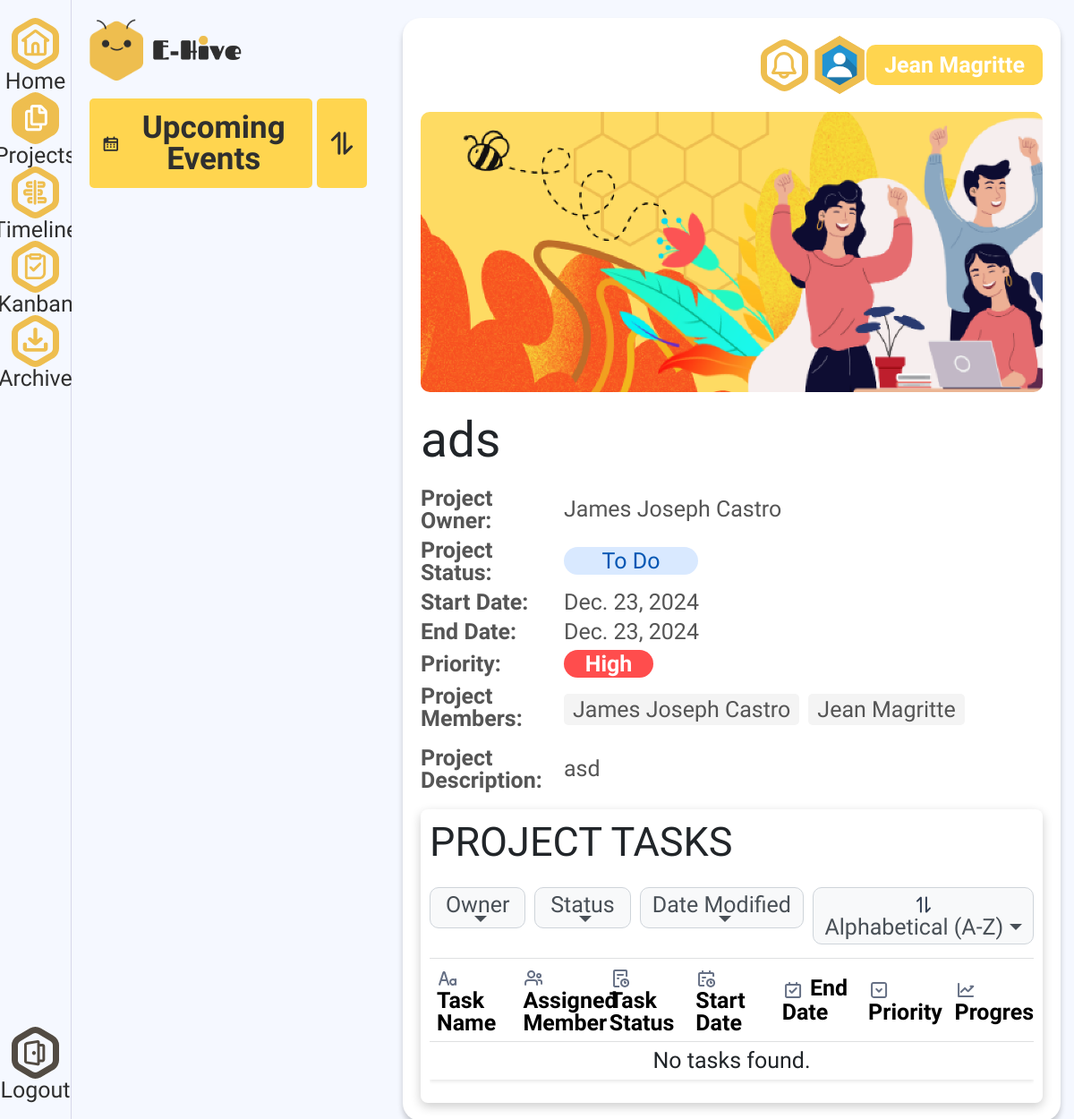
The app's page /my_app/view_proj/2/ (signed in) with its own data.
### my_app/models.py (models this page shows, shortened)
class Project(models.Model):
    project_name = models.CharField(max_length=100)
    project_description = models.TextField(null=True)
    start_date = models.DateField()
    end_date = models.DateField()
    PROJECT_STATUS_CHOICES = [
        ('TO_DO', 'To Do'),
        ('IN_PROGRESS', 'In Progress'),
        ('COMPLETED', 'Completed'),
        ('CANCELLED', 'Cancelled'),
    ]
    project_status = models.CharField(max_length=20, choices=PROJECT_STATUS_CHOICES, default='TO_DO')
    PROJECT_PRIORITY_CHOICES = [
        ('LOW', 'Low'),
        ('MEDIUM', 'Medium'),
        ('HIGH', 'High'),
    ]
    project_priority = models.CharField(max_length=10, choices=PROJECT_PRIORITY_CHOICES, default='MEDIUM')
    user = models.ForeignKey('User', on_delete=models.CASCADE, related_name='projects')
    background = models.CharField(max_length=255, blank=True, null=True)
    is_archived = models.BooleanField(default=False)

class User(models.Model):
    first_name = models.CharField(max_length=100)
    last_name = models.CharField(max_length=100)
    email = models.EmailField(unique=True)
    password = models.CharField(max_length=128)
    birthday = models.DateField()
    picture = models.CharField(
        max_length=255,
        blank=True,
        null=True,
        default='/static/profile_pictures/default_profile.jpg'
    )

class ProjectMembership(models.Model):
    user = models.ForeignKey('User', on_delete=models.CASCADE, related_name='memberships')
    project = models.ForeignKey('Project', on_delete=models.CASCADE, related_name='memberships')
    MEMBERSHIP_ROLE_CHOICES = [
        ('MANAGER', 'Manager'),
        ('MEMBER', 'Member'),
    ]
    membership_role = models.CharField(max_length=20, choices=MEMBERSHIP_ROLE_CHOICES, default='MEMBER')
    is_accepted = models.BooleanField(default=False)

### my_app/views.py (the view)
# urls.py: path('view_proj/<int:project_id>/', views.view_proj, name='view_proj'),
def view_proj(request, project_id):
    template = "view_proj.html"
    user_id = request.session.get('user_id')
    if not user_id:
        return redirect('login')
    project = get_object_or_404(Project, id=project_id)
    membership = ProjectMembership.objects.filter(user_id=user_id, project=project).first()
    if not membership or not membership.is_accepted:
        return redirect('project')
    tasks = Task.objects.filter(project=project).prefetch_related('task_assignments__user')
    accepted_memberships = ProjectMembership.objects.filter(project=project, is_accepted=True)
    context = {
        "title": "E-Hive",
        'project': project,
        'is_manager': membership.membership_role == 'MANAGER',
        'tasks': tasks,
        'accepted_memberships': accepted_memberships,
    }
    return render(request, template, context)

### my_app/context_processors.py (called while the page is built, shortened)
def user_context(request):
    if 'user_id' in request.session:
        try:
            user = User.objects.get(id=request.session['user_id'])
            user_name = f"{user.first_name} {user.last_name}"
            default_picture = '/static/profile_pictures/default_profile.jpg'
            user_profile = user.picture if user.picture else default_picture
            return {
                'user_name': user_name,
                'user_birthday': user.birthday.strftime('%B %d, %Y') if user.birthday else None,
                'user_email': user.email,
                'user_profile': user_profile,
            }
        except User.DoesNotExist:
            pass

def notifications_context(request):
    if 'user_id' in request.session:
        user = User.objects.get(id=request.session['user_id'])
        return {
            'notifications': Notification.objects.filter(user=user, is_read=False)
        }
    return {'notifications': []}

### my_app/templates/view_proj.html (shortened to what this page needs)
{% extends 'base.html' %}
{% block content %}
{% load static %}
<link rel="stylesheet" href="{% static 'css/view_proj.css' %}">
<link href="https://cdn.jsdelivr.net/npm/bootstrap@5.3.0-alpha1/dist/css/bootstrap.min.css" rel="stylesheet">
<div class="dashboard">
    <main>
        <header>
            <div class="out-welcome">
                <div class="welcome" style="background: url({% static 'img/banner/timeline.png' %}) no-repeat center center; background-size: cover;"></div>
            </div>
        {% include 'profile_temp.html' %}
    </header>
    <div class="project-header">
      <h1 id="projectTitle">{{ project.project_name }}</h1>
  </div>
  <div class="project-details">
      <div class="project-info">
        <div class="rows">
          <span><strong>Project Owner:</strong></span>
          <span id="projectOwner">{{ project.user.first_name }} {{ project.user.last_name }}</span>
      </div>
      <div class="rows">
          <span><strong>Project Status:</strong></span>
          <span id="projectStatus" class="status">{{ project.get_project_status_display }}</span>
      </div>
      <div class="rows">
          <span><strong>Start Date:</strong></span>
          <span id="projectStartDate">{{ project.start_date }}</span>
      </div>
      <div class="rows">
          <span><strong>End Date:</strong></span>
          <span id="projectEndDate">{{ project.end_date }}</span>
      </div>
      <div class="rows">
          <span><strong>Priority:</strong></span>
          <span id="projectPriority" class="priority {{ project.project_priority|lower }}">{{ project.get_project_priority_display }}</span>
      </div>
      <div class="rows">
          <span><strong>Project Members:</strong></span>
          <div id="projectMembers" class="members">
            {% for member in accepted_memberships %}
              <span class="member">{{ member.user.first_name }} {{ member.user.last_name }}</span>
            {% endfor %}
          </div>
      </div>
      <div class="rows">
          <span style="align-items: baseline; margin-top: 23px;"><strong>Project Description:</strong></span>
          <div class="project-description">
              <p id="projectDescription">{{ project.project_description }}</p>
          </div>
      </div>
      </div>
  </div>
    <div class="projects">
        <div class="conts">
            <div class="top">
                <h1>PROJECT TASKS</h1>
                <div class="custom-dropdown">
                <div class="dropdown">
                    <button class="btn btn-light dropdown-toggle" type="button" data-bs-toggle="dropdown">
                      Owner
                    </button>
                  </div>
                  <div class="dropdown">
                    <button class="btn btn-light dropdown-toggle" type="button" data-bs-toggle="dropdown">
                      Status
                    </button>
                  </div>
                  <div class="dropdown">
                    <button class="btn btn-light dropdown-toggle" type="button" data-bs-toggle="dropdown">
                      Date Modified
                    </button>
                  </div>
                  <div class="dropdown">
                    <button class="btn btn-light dropdown-toggle" type="button" data-bs-toggle="dropdown">
                      Alphabetical (A-Z)
                    </button>
                  </div>
                </div>
            </div>
            <div class="table-responsive">
                <table class="table table-hover table-bordered project-table">
                    <thead class="table-light">
                        <tr>
                            <th>
                                <span>
                                Task Name</th>
                            <th>
                                <span>
                                Assigned Member</th>
                            <th>
                                <span>
                                Task Status</th>
                            <th>
                                <span>
                                Start Date</th>
                            <th>
                                <span>
                                End Date</th>
                            <th>
                                <span>
                                Priority</th>
                            <th>
                                <span>
                                Progress</th>
                        </tr>
                    </thead>
                    <tbody id="taskAssignments">
                    </tbody>
                </table>
            </div>
        </div>
    </main>
{% endblock %}

### my_app/static/css/base.css (style rules this page uses)
* { font-family: 'Dongle', sans-serif; line-height: 1; }
button, a { cursor: pointer; }
a, p, span { font-size: 25px; }
table { table-layout: fixed; }

### my_app/static/css/sidebar.css (style rules this page uses)
:root { --primary-color: #f2b600; --sidebar-background: #f5f8ff; --text-color: #333; --hover-opacity: 0.8; --box-shadow: 0 0 10px rgba(0, 0, 0, 0.1); --sidebar-width: 80px; --sidebar-item-height: 50px; --icon-size: 50px; --border-radius: 12px; --white: #ffffff; --button-color: #EEBE4F; --button2-color:#524B43; }
body, html { font-family: 'Fredoka One', sans-serif; margin: 0; padding: 0; box-sizing: border-box; height: 100%; overflow-y: auto; }

### my_app/static/css/upcoming.css (style rules this page uses)
:root { --primary-color: #FFD54F; --secondary-color: #D7C7FF; --text-color: #2F2F2F; --text-color2: #A5A5A5; --border-color: #ddd; --white: #ffffff; --background-color:#F5F8FF; --stroke: #524B43; --high-priority: #FF4D4D; --medium-priority: #FFA500; --low-priority: #00CC66; --background: #F9FAFB; }
* { margin: 0; padding: 0; box-sizing: border-box; }
body { line-height: 1; }
.priority { width: 120px; }
.priority { display: inline-block; padding: 4px 12px; text-align: center; color: white; border-radius: 20px; font-size: 25px; font-weight: bold; width: 150px; }

### my_app/static/css/view_proj.css (style rules this page uses)
.project-header { display: flex; justify-content: space-between; align-items: center; padding: 20px 0; }
.project-header h1 { font-size: 55px; margin: 0; }
.project-details { display: flex; gap: 20px; }
.project-info { flex: 1; }
.project-info p { margin: 5px 0; }
.status { background-color: #d9e9ff; color: #0056b3; padding: 3px 6px; border-radius: 5px; font-size: 25px; text-align: center; }
.priority { padding: 3px 6px; border-radius: 5px; font-size: 25px; color: #fff; }
#projectPriority { max-width: 100px; }
.rows .priority.high { background-color: var(--high-priority); }
.members { display: flex; flex-wrap: wrap; gap: 10px; margin-top: 5px; }
.member { background-color: #f4f4f4; padding: 5px 10px; border-radius: 5px; font-size: 25px; }
.project-description { flex: 2; }
.project-description p { line-height: 1.6; color: #555; }
.top { display: flex; align-items: center; justify-content: space-between; flex-wrap: wrap; flex-direction: row; }
.project-table th, .project-table td { vertical-align: middle; }
.conts { padding: 10px; border-radius: 8px; box-shadow: 0 4px 12px rgb(0, 0, 0, 0.2); background-color: #ffffff; }

### my_app/static/css/profile_temp.css (style rules this page uses)
:root { --primary-color: #FFD54F; --secondary-color: #D7C7FF; --text-color: #2F2F2F; --text-color2: #A5A5A5; --border-color: #ddd; --white: #ffffff; --background-color:#F5F8FF; --stroke: #524B43; --high-priority: #FF4D4D; --medium-priority: #FFA500; --low-priority: #00CC66; --background: #F9FAFB; }
.dashboard { display: flex; width: 100%; height: 100vh; background: var(--background-color); padding: 20px; overflow: hidden auto; }
main { flex-grow: 1; padding: 20px; border-radius: 20px; background: var(--white); box-shadow: 0px 5px 6px rgba(0, 0, 0, 0.2); height: fit-content; min-height: fit-content; width: calc(100vw - 465px); }
header { display: flex; justify-content: space-between; align-items: center; flex-direction: column-reverse; gap: 20px; }
.welcome { height: 25vh; padding: 100px; width: 100%; text-align: center; background-color: var(--primary-color); border-radius: 10px; }
.out-welcome { width: 100%; height: 25vh; }

### my_app/templates/view_proj.html (style rules this page uses)
.table { border-spacing: 0; border: transparent; }
.table>:not(caption)>*>* { background-color: #ffffff; }
tr { box-shadow: 0 2px 4px rgba(0, 0, 0, 0.1); }
table { border-radius: 8px; }
p { margin: 0; }
.priority, .status { width: 150px; border-radius: 16px; }
.custom-dropdown { display: flex; gap: 10px; justify-content: flex-end; margin: 15px 0; }
.custom-dropdown .btn { display: flex; border-radius: 10px; background-color: #f8f9fa; border: 1px solid #ced4da; font-size: 25px; font-weight: 500; color: #495057; line-height: 1; align-items: center; justify-content: center; flex-wrap: wrap; flex-direction: row; }
.top h1 { font-size: 45px; }
table { table-layout: fixed; border-collapse: collapse; }
td, th { border: none; padding: 0; margin: 0; }

### records on screen
Project: project_name "ads", user.first_name "James Joseph", user.last_name "Castro", project_status "To Do", start_date "Dec. 23, 2024", end_date "Dec. 23, 2024", project_priority "High", project_description "asd"
ProjectMembership: user.first_name "James Joseph", user.last_name "Castro"
ProjectMembership: user.first_name "Jean", user.last_name "Magritte"

### other values on screen
{{ user_name }} "Jean Magritte"
